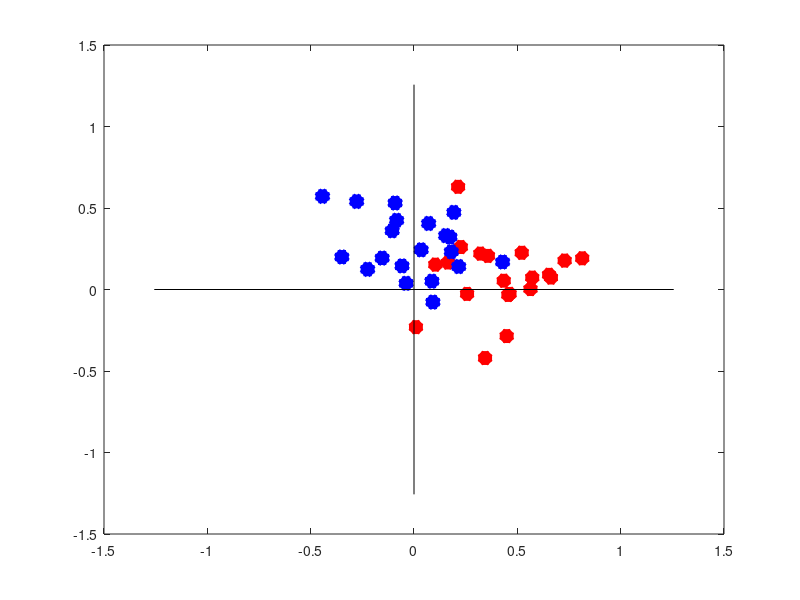

This chart was generated by the following MATLAB code: (Note: this script raises an error after producing the figure.)
% Clasificare cu CMMP

% BD 8.09.2018

% date initiale
N1 = 20;        % numar puncte in prima clasa
N2 = 20;        % numar puncte in a doua clasa
ell = 2;        % dimensiunea vectorilor de clasificat (programul functioneaza corect doar pentru ell=2)
tip_clase = 3;  % cum generam clasele (vezi program mai jos)

% genereaza vectorii din cele doua clase
% cv1 si cv2 sunt "centrele" celor doua clase
s1 = 0.2;       % deviatia medie de la centru
s2 = 0.2;
switch tip_clase
  case 1        % un exemplu "frumos"
    c1 = zeros(ell,1);
    c2 = [zeros(ell-1,1); 1];
  case 2        % centre aleatoare, dar opuse fata de origine
    c1 = 0.3*randn(ell,1)+0.1;
    c2 = -c1;
  case 3        % centre aleatoare
    c1 = 0.3*randn(ell,1);
    c2 = 0.3*randn(ell,1);
end
V1 = c1 + s1*randn(ell,N1);   % genereaza vectorii
V2 = c2 + s2*randn(ell,N2);
% deseneaza vectorii din cele doua clase
plot(V1(1,:), V1(2,:), '*r', 'LineWidth', 5, 'MarkerSize', 10)
hold on
plot(V2(1,:), V2(2,:), '*b', 'LineWidth', 6, 'MarkerSize', 10)
% deseneaza axe (TEMA: calculati din date lungimea corecta a axelor astfel
% incat desenul sa fie mai "frumos")

minx = min([V1(1, :), V2(1, :)]);
miny = min([V1(2, :), V2(2, :)]);

maxx = max([V1(1, :), V2(1, :)]);
maxy = max([V1(2, :), V2(2, :)]);

distance = max(abs(maxx - minx),abs(maxy- miny));
plot([0 0], [distance -distance], 'k');
plot([distance -distance], [0 0], 'k');
hold off

% formeaza si rezolva problema CMMP
A = [ V1' ones(N1,1); V2' ones(N2,1) ];
b = [ones(N1,1); -ones(N2,1)];
x = CMMP(A,b);      % aici se rezolva problema CMMP (TEMA: inlocuiti cu functia scrisa la laborator)
c = x(1:ell);
d = x(ell+1);

% deseneaza dreapta c*v + d = 0, care separa planul in cele doua
% semiplane gasite de metoda CMMP
hold on
if abs(c(2)) > abs(c(1))
  plot([-1 1], -1/c(2)*(c(1)*[-1 1] + d), 'g', 'LineWidth', 2)
else
  plot(-1/c(1)*(c(2)*[-1 1] + d), [-1 1], 'g', 'LineWidth', 2)
end
hold on

% Verificam cati vectori de antrenare sunt clasificati corect in fiecare clasa
matrice_confuzie = zeros(2);
for i = 1 : N1          % TEMA: scrieti eficient operatiile de mai jos, folosind sign(c'*V1+d)
  if sign(c'*V1(:,i) + d) == 1
    matrice_confuzie(1,1) = matrice_confuzie(1,1) + 1;
  else
    matrice_confuzie(1,2) = matrice_confuzie(1,2) + 1;
  end
end
for i = 1 : N2
  if sign(c'*V2(:,i) + d) ~= 1
    matrice_confuzie(2,2) = matrice_confuzie(2,2) + 1;
  else
    matrice_confuzie(2,1) = matrice_confuzie(2,1) + 1;
  end
end
matrice_confuzie;

% TEMA: luati un punct v in plan si clasificati-l cu sign(c'*v + d).
% Verificati daca intr-adevar se afla in semiplanul corect.


v = [-0.5 + (0.5 + 0.5)*rand(1,1), -0.5 + (0.5 + 0.5)*rand(1,1)];


plot(v(1), v(2), '*m', 'LineWidth', 5, 'MarkerSize', 10);
hold off
if sign(c'*v' + d) == 1
    fprintf("Semiplan rosu")
else
    fprintf("Semiplan albastru")
end











